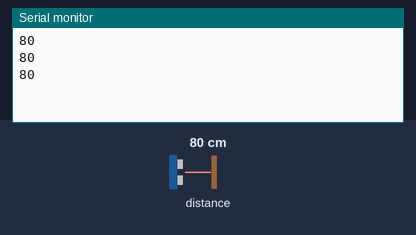
Simulated run of this sketch. Board: Arduino Uno, built with avr-gcc and run on an emulated ATmega328P. Parts: the last lines printed to the serial monitor. Wiring (inferred from the names in the program): SRF02/SRF08 range finder at I2C address 0x73. The test bench sets the inputs (shaded band); at power-on: distance to the obstacle 80 cm.

Above: at 1.3 s.
1.4 s: distance to the obstacle set to 2 cm
At 1.7 s:
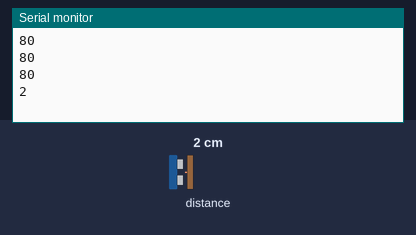
2.9 s: distance to the obstacle set to 4 cm
At 3.03 s:
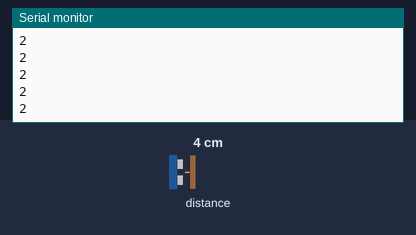
Timing chart, 0 to 5.9 s (numbered marks = the images above; inputs shaded):
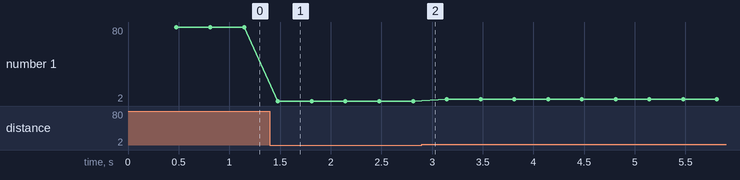

The sketch:

arduino_srf08.ino
```cpp
/*
Generic example for the SRF modules 02, 08, 10 and 235.
Only the SRF08 uses the light saensor so when any other
range finder is used with this code the light reading will
be a constant value.
*/

#include <Wire.h>
#include <SoftwareSerial.h>

#define LCD_RX              0x02                                   // Software serial pin for rx
#define LCD_TX              0x03                                   // Software serial pin for tx
#define SRF_ADDRESS         0x73                                   // Address of the SRF08
#define CMD                 (byte)0x00                             // Command byte, values of 0 being sent with write have to be masked as a byte to stop them being misinterpreted as NULL this is a bug with arduino 1.0
#define LIGHTBYTE           0x01                                   // Byte to read light sensor
#define RANGEBYTE           0x02                                   // Byte for start of ranging data
#define LCD03_CLEAR         0x0C                                   // Byte to clear LCD03 screen
#define LCD03_SET_CUR       0x02                                   // Byte to tell LCD03 we wish to move cursor
#define LCD03_HIDE_CUR      0x04                                   // Byte to hide the cursor

SoftwareSerial lcd_03 =  SoftwareSerial(LCD_RX, LCD_TX);    // defines a new software serial port for lcd_03

byte highByte = 0x00;                             // Stores high byte from ranging
byte lowByte = 0x00;                              // Stored low byte from ranging

void setup(){

  lcd_03.begin(9600);                             // Begins serial port for LCD_03
  Wire.begin();
  delay(100);                                     // Waits to make sure everything is powered up before sending or receiving data

  lcd_03.write(LCD03_CLEAR);
  lcd_03.write(LCD03_HIDE_CUR);
  lcd_03.println("SRF02/08/10/235");

  int softRev = getSoft();                        // Calls function to get software revision
  lcd_03.write(LCD03_SET_CUR);
  lcd_03.write(61);                               // Move cursor
  lcd_03.print("Software version: ");
  lcd_03.print(softRev, DEC);                     // Print softRev to LCD03
  Serial.begin(9600);

}

void loop(){

  int rangeData = getRange();                     // Calls a function to get range
  lcd_03.write(LCD03_SET_CUR);
  lcd_03.write(21);                               // Move cursor to space 21
  lcd_03.print("Range = ");
  lcd_03.print(rangeData, DEC);                   // Print rangeData to LCD03
  lcd_03.print("   ");                            // Print some spaces to slear spaces after data

  int lightData = getLight();                     // Call function to get light reading and store in lightData
  lcd_03.write(LCD03_SET_CUR);
  lcd_03.write(41);                               // Move cursor to space 41
  lcd_03.print("light = ");
  lcd_03.print(lightData, DEC);                   // Display lightData
  lcd_03.print("  ");                             // Print some spaces to slear spaces after data

 delay(100);     // Wait before looping
 int distance = getRange();
 Serial.println(distance);
}

int getRange(){                                   // This function gets a ranging from the SRF08

  int range = 0;

  Wire.beginTransmission(SRF_ADDRESS);             // Start communticating with SRF08
  Wire.write(CMD);                                 // Send Command Byte
  Wire.write(0x51);                                // Send 0x51 to start a ranging
  Wire.endTransmission();

  delay(100);                                      // Wait for ranging to be complete

  Wire.beginTransmission(SRF_ADDRESS);             // start communicating with SRFmodule
  Wire.write(RANGEBYTE);                           // Call the register for start of ranging data
  Wire.endTransmission();

  Wire.requestFrom(SRF_ADDRESS, 2);                // Request 2 bytes from SRF module
  while(Wire.available() < 2);                     // Wait for data to arrive
  highByte = Wire.read();                          // Get high byte
  lowByte = Wire.read();                           // Get low byte

  range = (highByte << 8) + lowByte;               // Put them together

  return(range);                                   // Returns Range
}

int getLight(){                                    // Function to get light reading

  Wire.beginTransmission(SRF_ADDRESS);
  Wire.write(LIGHTBYTE);                           // Call register to get light reading
  Wire.endTransmission();

  Wire.requestFrom(SRF_ADDRESS, 1);                // Request 1 byte
  while(Wire.available() < 0);                     // While byte available
  int lightRead = Wire.read();                     // Get light reading

  return(lightRead);                               // Returns lightRead

}

int getSoft(){                                     // Function to get software revision

  Wire.beginTransmission(SRF_ADDRESS);             // Begin communication with the SRF module
  Wire.write(CMD);                                 // Sends the command bit, when this bit is read it returns the software revision
  Wire.endTransmission();

  Wire.requestFrom(SRF_ADDRESS, 1);                // Request 1 byte
  while(Wire.available() < 0);                     // While byte available
  int software = Wire.read();                      // Get byte

  return(software);

}
```

Measured:
- after the input at 1.4 s, the serial monitor: prints a new line after 0.08 s (image 1)
- plotted number 1: 80 → 2 after the input at 1.4 s, 2 → 4 after the input at 2.9 s
